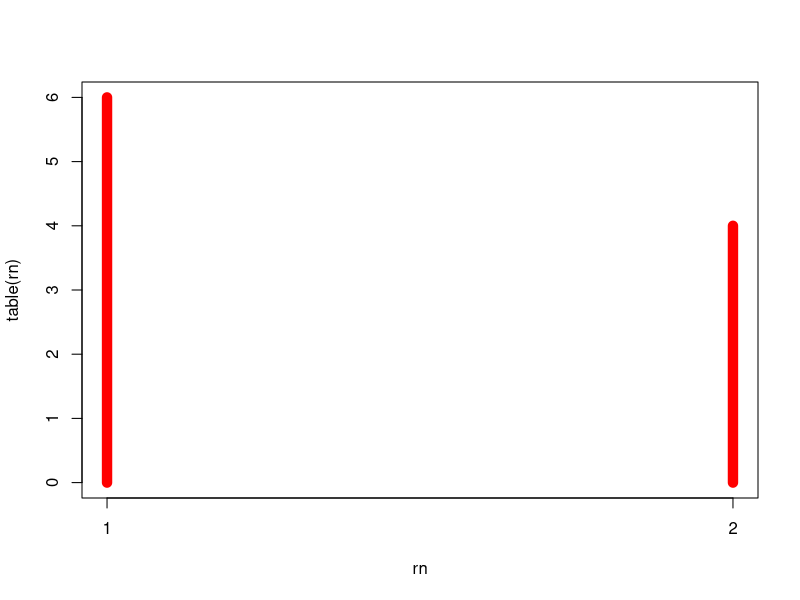
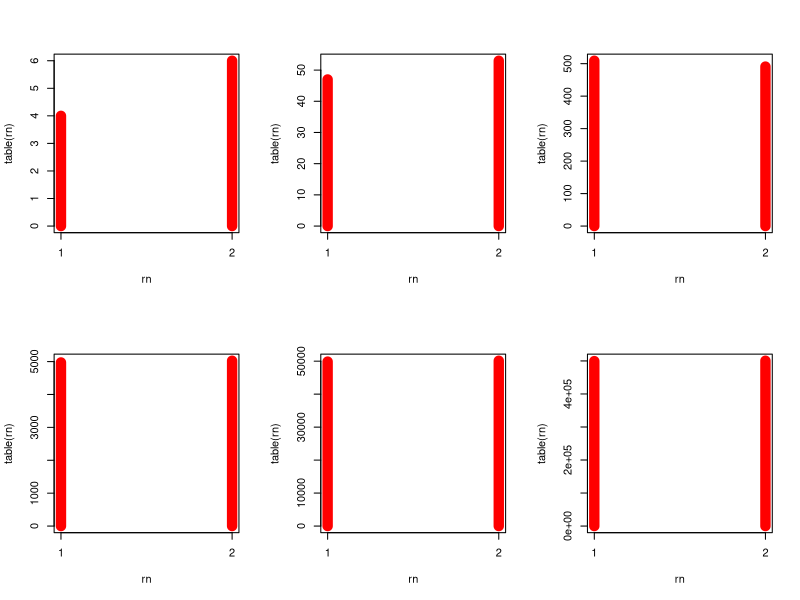
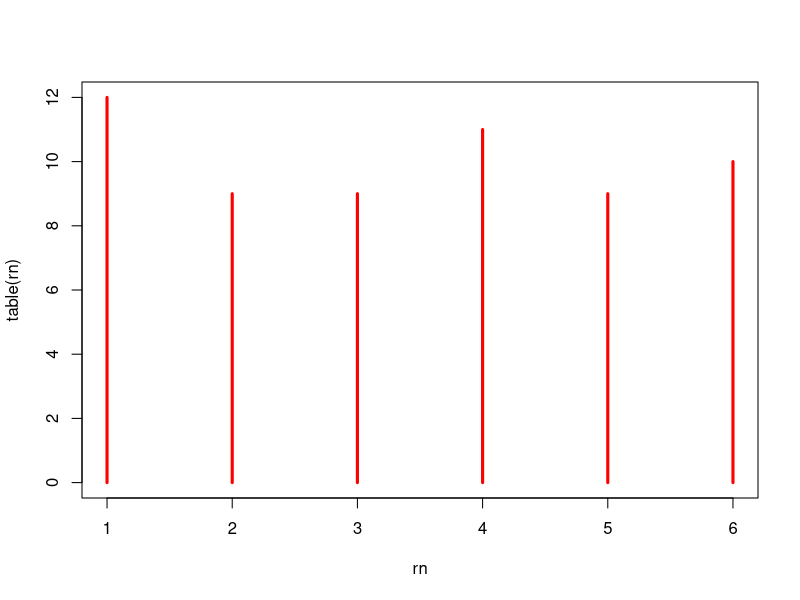
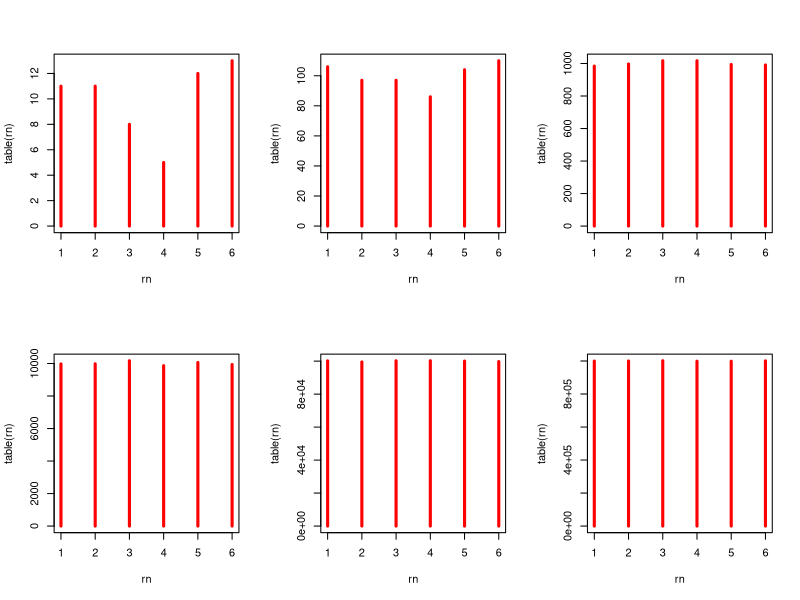
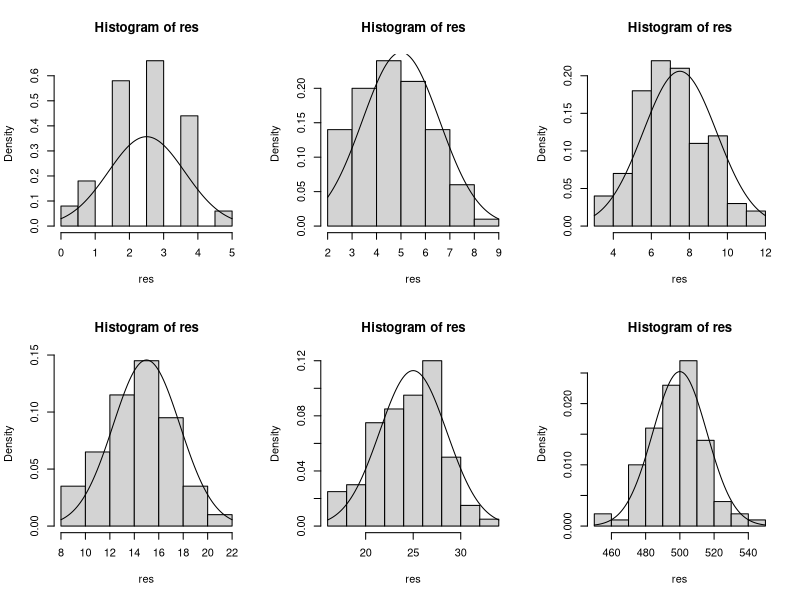
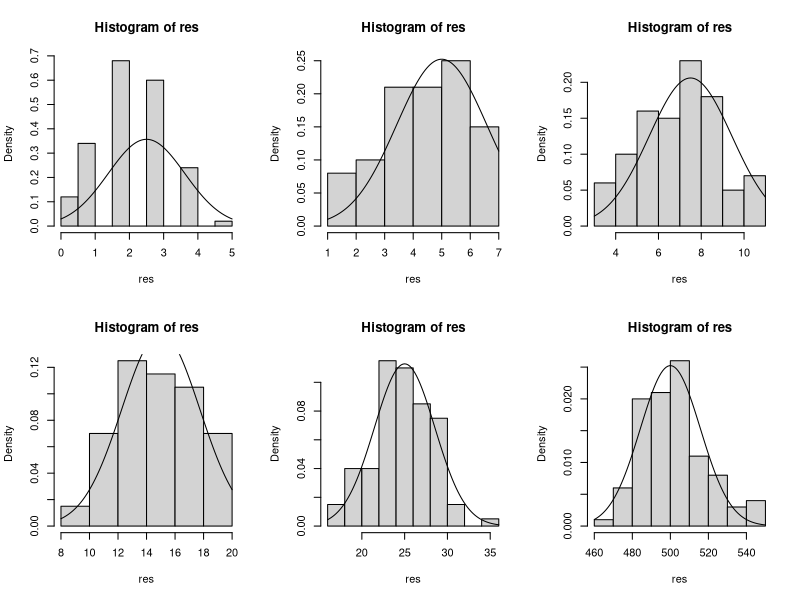
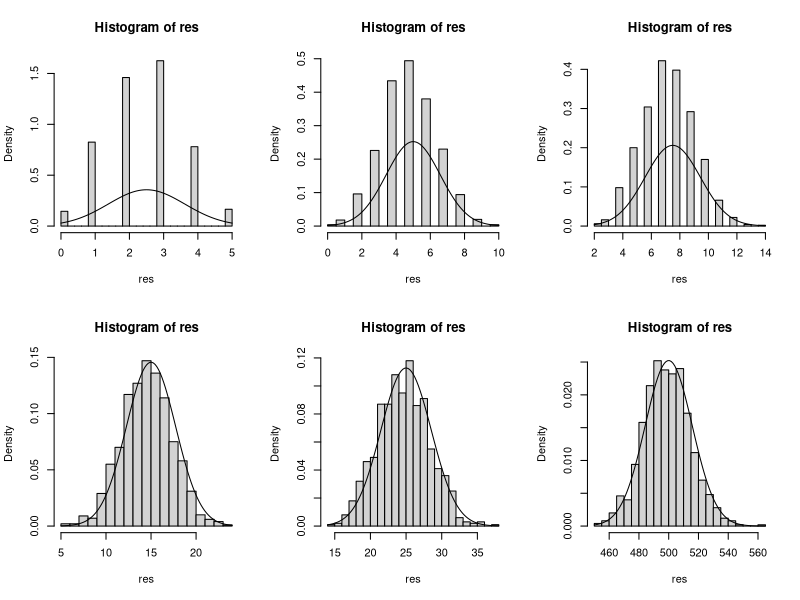
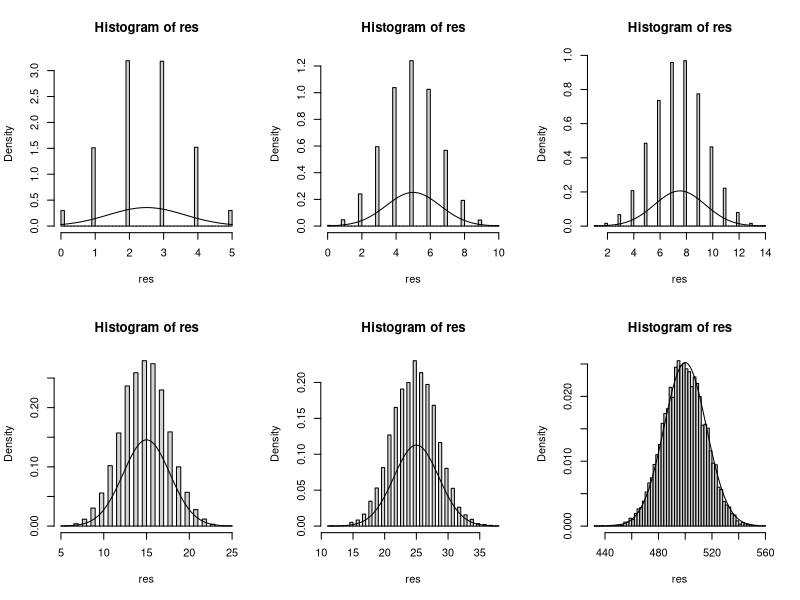

Reproduce these figures in R, in order.
# 모의실험
# 동전 던지기
n = 10
rn = rep(0, n); zrn = rep(0, n)
x = runif(n, min = 0, max = 1)

for (i in 1:n) {
if (x[i] < 1 / 2) rn[i] = 1
else rn[i] = 2
}

zrn = rn < 2
sum(zrn)
p = sum(zrn) / n; p

plot(table(rn), type = 'h', col = 'red', lwd = 10)


# 실습1
par(mfrow = c(2, 3))

for (j in 10^(1:6)) {
n = j
rn = rep(0, n); zrn = rep(0, n)
x = runif(n, min = 0, max = 1)

for (i in 1:n) {
if (x[i] < 1 / 2) rn[i] = 1
else rn[i] = 2
}

zrn = rn < 2; cat('sum =', sum(zrn), '\n')
p = sum(zrn) / n; cat('p =', p, '\n\n')

plot(table(rn), type = 'h', col = 'red', lwd = 10)
}

par(mfrow = c(1, 1))


# 주사위 던지기
n = 60
rn = rep(0, n); zrn = rep(0, n)
x = runif(n, min = 0, max = 1)

for (i in 1:n) {
if (x[i] < 1 / 6) rn[i] = 1
else if (x[i] < 2 / 6) rn[i] = 2
else if (x[i] < 3 / 6) rn[i] = 3
else if (x[i] < 4 / 6) rn[i] = 4
else if (x[i] < 5 / 6) rn[i] = 5
else rn[i] = 6
}

zrn = rn < 2; sum(zrn)
p = sum(zrn) / n; p

plot(table(rn), type = 'h', col = 'red', lwd = 3)


# 실습2
par(mfrow = c(2, 3))

for (j in 6 * 10^(1:6)) {
n = j
rn = rep(0, n); zrn = rep(0, n)
x = runif(n, min = 0, max = 1)

for (i in 1:n) {
if (x[i] < 1 / 6) rn[i] = 1
else if (x[i] < 2 / 6) rn[i] = 2
else if (x[i] < 3 / 6) rn[i] = 3
else if (x[i] < 4 / 6) rn[i] = 4
else if (x[i] < 5 / 6) rn[i] = 5
else rn[i] = 6
}

zrn = rn < 2; cat('sum =', sum(zrn), '\n')
p = sum(zrn) / n; cat('p =', p, '\n\n')

plot(table(rn), type = 'h', col = 'red', lwd = 3)
}


# 이항분포의 정규근사
n = 100; p = .5
bn = c(5, 10, 15, 30, 50, 1000)

par(mfrow = c(2, 3))

for (i in 1:6) {
res = rbinom(n, bn[i], p)
hist(res, breaks = 'fd', prob = T)
curve(dnorm(x, bn[i] * p, sqrt(bn[i] * p * (1 - p))), add = T)
}


# 실습3
n = 100; p = .5
par(mfrow = c(2, 3))
bn = c(5, 10, 15, 30, 50, 1000)

for (i in 1:6) {
res = rbinom(n, bn[i], p)
hist(res, breaks = 'fd', prob = T)
curve(dnorm(x, bn[i] * p, sqrt(bn[i] * p * (1 - p))), add = T)
}

n = 1000; p = .5
par(mfrow = c(2, 3))
bn = c(5, 10, 15, 30, 50, 1000)

for (i in 1:6) {
res = rbinom(n, bn[i], p)
hist(res, breaks = 'fd', prob = T)
curve(dnorm(x, bn[i] * p, sqrt(bn[i] * p * (1 - p))), add = T)
}

n = 10000; p = .5
par(mfrow = c(2, 3))
bn = c(5, 10, 15, 30, 50, 1000)

for (i in 1:6) {
res = rbinom(n, bn[i], p)
hist(res, breaks = 'fd', prob = T)
curve(dnorm(x, bn[i] * p, sqrt(bn[i] * p * (1 - p))), add = T)
}

n = 100000; p = .5
par(mfrow = c(2, 3))
bn = c(5, 10, 15, 30, 50, 1000)

for (i in 1:6) {
res = rbinom(n, bn[i], p)
hist(res, breaks = 'fd', prob = T)
curve(dnorm(x, bn[i] * p, sqrt(bn[i] * p * (1 - p))), add = T)
}

n = 1000000; p = .5
par(mfrow = c(2, 3))
bn = c(5, 10, 15, 30, 50, 1000)

for (i in 1:6) {
res = rbinom(n, bn[i], p)
hist(res, breaks = 'fd', prob = T)
curve(dnorm(x, bn[i] * p, sqrt(bn[i] * p * (1 - p))), add = T)
}


# 포아송분포의 정규근사
n = 100
lam = c(.5, 1, 10, 100, 1000, 5000)

for (i in 1:6) {
res = rpois(n, lam[i])
hist(res, prob = T)
curve(dnorm(x, lam[i], sqrt(lam[i])), add = T)
}


# 실습4
n = 100
lam = c(.5, 1, 10, 100, 1000, 5000)

for (i in 1:6) {
res = rpois(n, lam[i])
hist(res, prob = T)
curve(dnorm(x, lam[i], sqrt(lam[i])), add = T)
}

n = 1000
lam = c(.5, 1, 10, 100, 1000, 5000)

for (i in 1:6) {
res = rpois(n, lam[i])
hist(res, prob = T)
curve(dnorm(x, lam[i], sqrt(lam[i])), add = T)
}

n = 10000
lam = c(.5, 1, 10, 100, 1000, 5000)

for (i in 1:6) {
res = rpois(n, lam[i])
hist(res, prob = T)
curve(dnorm(x, lam[i], sqrt(lam[i])), add = T)
}

n = 100000
lam = c(.5, 1, 10, 100, 1000, 5000)

for (i in 1:6) {
res = rpois(n, lam[i])
hist(res, prob = T)
curve(dnorm(x, lam[i], sqrt(lam[i])), add = T)
}

n = 1000000
lam = c(.5, 1, 10, 100, 1000, 5000)

for (i in 1:6) {
res = rpois(n, lam[i])
hist(res, prob = T)
curve(dnorm(x, lam[i], sqrt(lam[i])), add = T)
}

par(mfrow = c(1, 1))


# 이하 시험에 안 나옴
# 카이제곱분포
n = 100
rx = rnorm(n, 0, 1)
y = rx^2

hist(y, breaks = 'fd', ylim = c(0, 1), prob = T)
x = seq(0, 5, by = .01)
lines(x, dchisq(x, 1))


# 실습5
par(mfrow = c(2, 3))

for (i in 10^(2:7)) {
n = i
rx = rnorm(n, 0, 1)
y = rx^2

hist(y, breaks = 'fd', ylim = c(0, 1), prob = T)
x = seq(0, 5, by = .01)
lines(x, dchisq(x, 1))
}

par(mfrow = c(1, 1))


# t분포
n = 100
x = seq(-3, 3, by = .01)
rz = rnorm(n, mean = 0, sd = 1)
rv = rchisq(n, df = 5)
t = rz / sqrt(rv / 5)

hist(t, breaks = 'fd', xlim = c(-3, 3), ylim = c(0, .5), prob = T)
lines(x, dt(x, 5))


# 실습6
par(mfrow = c(2, 3))

for (i in 10^(2:7)) {
n = i
x = seq(-3, 3, by = .01)
rz = rnorm(n, mean = 0, sd = 1)
rv = rchisq(n, df = 5)
t = rz / sqrt(rv / 5)

hist(t, breaks = 'fd', xlim = c(-3, 3), ylim = c(0, .5), prob = T)
lines(x, dt(x, 5))
}

par(mfrow = c(1, 1))


# 일양분포에서 변수변환
n = 100
x = seq(0, 10, by = .01)
rx = runif(n, min = 0, max = 1)
y = -log(rx)

hist(y, breaks = 'fd', ylim = c(0, 1), prob = T)
lines(x, dexp(x, 1))


# 실습7
par(mfrow = c(2, 3))

for (i in 10^(2:7)) {
n = i
x = seq(0, 10, by = .01)
rx = runif(n, min = 0, max = 1)
y = -log(rx)

hist(y, breaks = 'fd', ylim = c(0, 1), prob = T)
lines(x, dexp(x, 1))
}

par(mfrow = c(1, 1))
